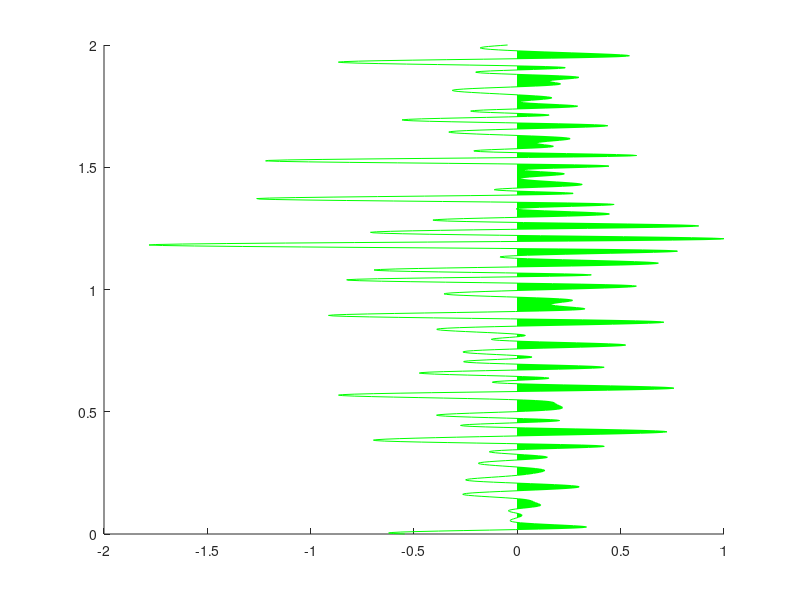

MATLAB code for this plot:
function [h,hva]=wtva(s,t,kolor,snot,polarity,dir,resampfact)
% WTVA: plot a seismic trace in wiggle-trace variable-area format
%
% [h,hva]=wtva(s,t,kolor,snot,polarity,dir,resampfact)
% hs=wtva(s,t,kolor,snot,polarity,dir,resampfact)
% wtva ... with no input arguments for a demo plot
%
% WTVA draws a vector using wiggle trace variable area display. The
% vector is drawn by calling LINE and the variable area shading is
% done with a call to PATCH. This results in 2 handles for the resultant
% display, one for the line and the other for the va. WTVA draws only
% one vector at a time. Plots of multiple traces should be done with
% a loop calling WTVA separately for each trace.
% If two return arguments are specified, then the first is the handle
% of the wiggle trace and the second is the va. If only one is 
% specified then it is returned as a two element vector.
% NOTE: In order to accurately create the variable area display, additional
% 	samples must be inserted in the trace precisly at the "zero crossings".
%	This means that if you use the trace's handle to get its samples (e.g.
%	samples=get(h,'ydata') ) that you will get something different from
%	your input trace.
%
% s = the vector to be plotted
% t = the sample 'times' for s. s and t must be the same size
% kolor = the color to be used for the display. Any MATLAB color spec will
%		work here such as 'g' or 'green' or [0 1 0]. See Matlab reference manual
%		under ColorSpec for more information.
% ************ default = 'g' ************
% snot = amplitude value which determines the shading. That is, with polarity
%		of 1, all s>snot will have va shading
% ************ default = mean of the live samples of s *************
% polarity determines whether peaks or troughs are shaded 
% polarity = +1 shade peaks (s>snot)
% polarity = -1 shade troughs (s<snot)
% ************** default: polarity =1 **************
% dir=1 ... vertical plot ( line(s,t) is called )
% dir=-1 ... horizontal plot ( line(t,s) is called )
% ************** default = 1 *********************
% resampfact ... resampling factor for a smoother, but slower, plot
%   Must be a positive integer. 
% ************** default = 1 *******************
%
% G.F. Margrave, April 1994
%        revised June 1995, Oct 1995
% The CREWES Project
%
% NOTE: This SOFTWARE may be used by any individual or corporation for any purpose
% with the exception of re-selling or re-distributing the SOFTWARE.
% By using this software, you are agreeing to the terms detailed in this software's
% Matlab source file.

% BEGIN TERMS OF USE LICENSE
%
% This SOFTWARE is maintained by the CREWES Project at the Department
% of Geology and Geophysics of the University of Calgary, Calgary,
% Alberta, Canada.  The copyright and ownership is jointly held by
% its 'AUTHOR' (identified above) and the CREWES Project.  The CREWES
% project may be contacted via email at:  crewesinfo@crewes.org
%
% The term 'SOFTWARE' refers to the Matlab source code, translations to
% any other computer language, or object code
%
% Terms of use of this SOFTWARE
%
% 1) This SOFTWARE may be used by any individual or corporation for any purpose
%    with the exception of re-selling or re-distributing the SOFTWARE.
%
% 2) The AUTHOR and CREWES must be acknowledged in any resulting publications or
%    presentations
%
% 3) This SOFTWARE is provided "as is" with no warranty of any kind
%    either expressed or implied. CREWES makes no warranties or representation
%    as to its accuracy, completeness, or fitness for any purpose. CREWES
%    is under no obligation to provide support of any kind for this SOFTWARE.
%
% 4) CREWES periodically adds, changes, improves or updates this SOFTWARE without
%    notice. New versions will be made available at www.crewes.org .
%
% 5) Use this SOFTWARE at your own risk.
%
% END TERMS OF USE LICENSE


	if(nargin == 0)
	% do a demo
		%Make a fake reflectivity
		t=0:.002:2.0;
		r=randn(size(t)).^5;
		%make a ricker wavelet
		tw=-.1:.002:.1;
		arg=(pi*15*tw).^2;
		w=(1-2.*arg).*exp(-arg);
		%convolve
		s=conv(r,w);
		s=s(51:length(t)+50);
		s=s/max(s); %normalize
		%open up a figure
		figure
	end
	if(nargin<7)
		resampfact=1;
	end
	if(nargin<6)
		dir=1;
	end
	
	if(nargin<5)
		polarity=1;
	end

	if(nargin<4)
		ilive= ~isnan(s);
		snot=mean(s(ilive));
	end
	
	if(nargin<3)
		kolor='g';
	end
	
	if(abs(polarity)~=1)
		error('invalid polarity value');
	end
	
	%find the parts to shade
	% Method:
	%		1) Find all points not to be shaded
	%		2) find the boundary points of the groups of 1). That is
	%			determine how the points fall into contiguous groups and
	%			where these groups start and end
	%		3) Find any groups of 1) which are single isolated points and
	%			add an extra point so that the minimum group size is 2
	%		4) For all groups, interpolate in the zero crossings at the 
	%			beginning and end of the group and assign the first and
	%			last points in the group to these values
	%		5) assign all other points in the group to the value 0 (or snot)
	%		6) plot the polygon using patch with no edgecolor
	%

	%test for dead trace
	test=sum(abs(s-snot));
    %test for no peaks
%     itest=find(s>snot);
    
	if(test<1000*eps)
        ss=s;
		tt=t;
    else
		% resample
		if(resampfact>1)
			% my resampling
			[s,t]=resamp(s,t,(t(2)-t(1))/resampfact,[t(1) t(length(t))],0);
			% SIgnal toolbox resampling
			%s=resample(s,resampfact,1);
			%tmax=t(1)+(length(s)-1)*(t(2)-t(1))/resampfact;
			%t=t(1):(t(2)-t(1))/resampfact:tmax;
		end
		
	
		dt=t(2)-t(1);
		ss=polarity*[snot;s(:);snot];
		snot=polarity*snot;
		n=length(ss);
		tt=[t(1)-dt;t(:);t(length(t))+dt];
		% put snot on both ends. This forces the detection of isolated singular
		% points at the ends
		
		%find all points which won't be shaded
		il=find(ss<=snot);
		ilow=[0;il;n+1]; %end conditions
		%now find the beginning and ends of these zones
		ind=diff(ilow);
		ibdy=find(ind>1);
        if(~isempty(ibdy))
			% find singular groups
			ind= diff(ibdy)==1;
			ising=ilow(ibdy(ind)+1);
			if(~isempty(ising))
				if(ising(1)==0)
					ising(1)=[];
				end
				if(ising(length(ising))==n+1)
					ising(length(ising))=[];
				end
				if(~isempty(ising))
					for k=1:length(ising)
						%duplicate singular points
						ss=[ss(1:ising(k)); ss(ising(k)); ss(ising(k)+1:length(ss))];
						tt=[tt(1:ising(k)); tt(ising(k)); tt(ising(k)+1:length(tt))];
						ising=ising+1;
					end
				end
				% refind the points because the point count may have changed
				%find all points which won't be shaded
				il=find(ss<=snot);
				ilow=[0;il;n+1]; %end conditions
				%now find the beginning and ends of these zones
				ind=diff(ilow);
				ibdy=find(ind>1);
			end
        end
					
        if(~isempty(ibdy))
            ibdy1=ilow(ibdy);
            ibdy2=ilow(ibdy+1);
            if(ibdy1(1)==0)
                ibdy1(1)=[];
            end
            if(ibdy1(length(ibdy1))==n+1)
                ibdy1(length(ibdy1))=[];
            end
            if(ibdy2(1)==0)
                ibdy2(1)=[];
            end
            if(ibdy2(length(ibdy2))==n+1)
                ibdy2(length(ibdy2))=[];
            end
            
            %interpolate in zero crossings at the beginnings
            tnot=(snot-ss(ibdy1))./(ss(ibdy1+1)-ss(ibdy1));
            tnot=tnot.*(tt(ibdy1+1)-tt(ibdy1))+tt(ibdy1);
            
            tt(ibdy1)=tnot;
            %interpolate in zero crossings at the ends
            tnot=(snot-ss(ibdy2))./(ss(ibdy2-1)-ss(ibdy2));
            tnot=tnot.*(tt(ibdy2-1)-tt(ibdy2))+tt(ibdy2);
            tt(ibdy2)=tnot;
            
            % set all troughs to snot
            ss(il)=snot*ones(size(il));
            
            % make sure we have snot on both ends
            ss=[snot;ss(2:length(ss)-1);snot];
            tt=[t(1);tt(2:length(tt)-1);t(length(t))];
        else
            ss=snot*ones(size(s));
            tt=t;
        end
	end
	
	if(dir==1)
		hva=patch('xdata',polarity*ss,'ydata',tt,...
			'edgecolor','none','facecolor',kolor);
	else
		hva=patch('xdata',tt,'ydata',polarity*ss,...
		'edgecolor','none','facecolor',kolor);
	end

	%plot with line
	if(dir==1)
		h=line(s,t,'color',kolor);
	else
		h=line(t,s,'color',kolor);
	end

	if(nargout==1)
		h=[h hva];
		clear hva;
	end